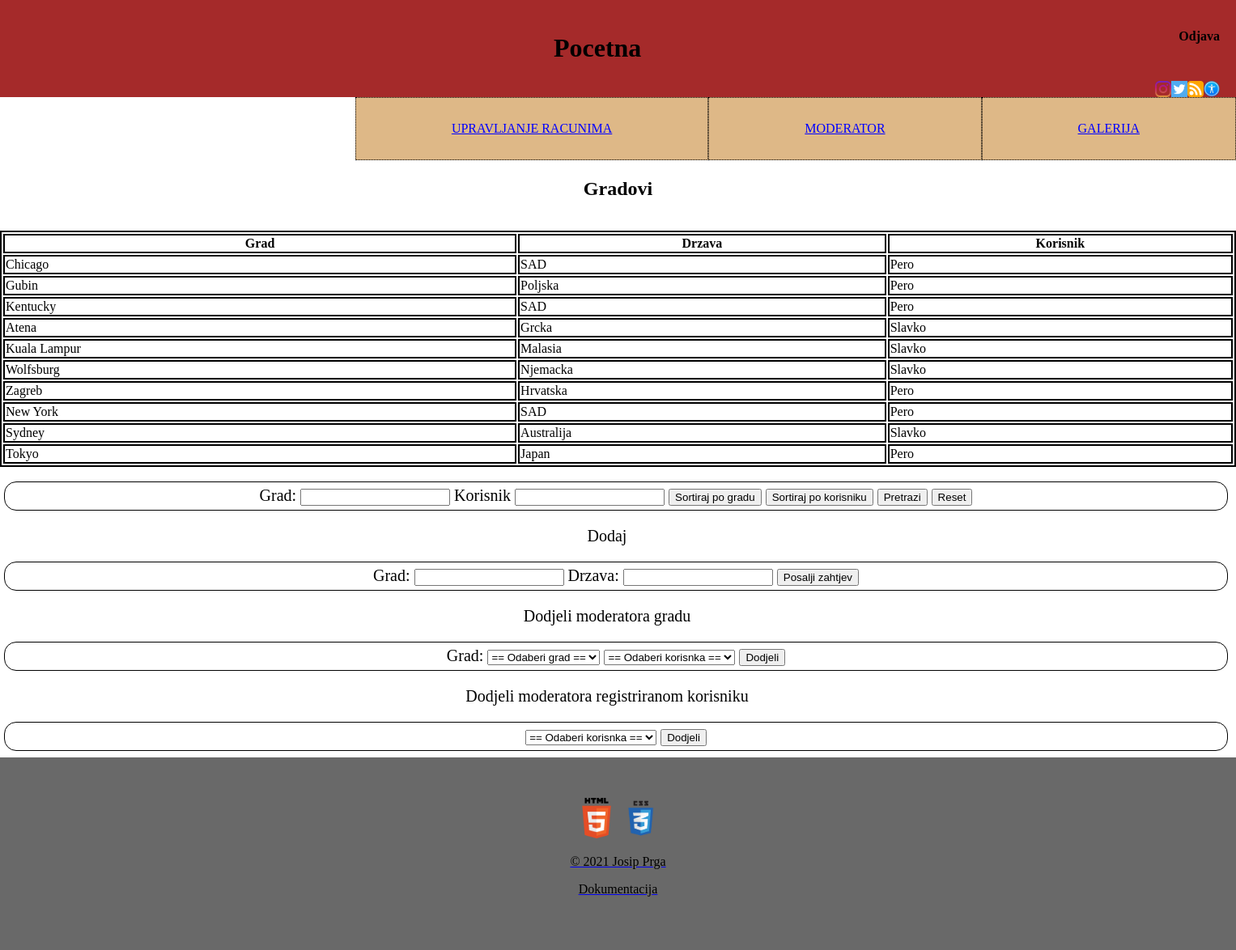
/PhpProject1/administratorPS.php, run on the app's committed database.
### tables this page shows
CREATE TABLE `lokacija` (
  `lokacija_id` int(11) NOT NULL,
  `lokacija_korisnik` int(11) DEFAULT NULL,
  `lokacija_grad` varchar(45) NOT NULL,
  `lokacija_drzava` varchar(45) NOT NULL
);

CREATE TABLE `korisnik` (
  `korisnik_id` int(11) NOT NULL,
  `tipkorisnika_id` int(11) NOT NULL,
  `korisnik_email` varchar(45) NOT NULL,
  `korisnik_naziv` varchar(45) NOT NULL,
  `korisnik_lozinka` varchar(45) NOT NULL,
  `korisnik_lozinkaSHA` varchar(70) DEFAULT NULL,
  `korisnik_ime` varchar(45) NOT NULL,
  `korisnik_datumRodj` date DEFAULT NULL,
  `korisnik_aktiviran` varchar(10) DEFAULT NULL,
  `korisnik_blokiran` int(11) DEFAULT '0',
  `korisnik_zahtjevBlokiran` int(11) DEFAULT '0'
);

### PhpProject1/baza.class.php (called while the page is built, shortened)
<?php
class Baza {
    private $veza = null;
    function spojiDB() {
        $this->veza = new mysqli(self::server, self::korisnik, self::lozinka, self::baza);
        $this->veza->set_charset("utf8");
        return $this->veza;
    }
    function selectDB($upit) {
        $rezultat = $this->veza->query($upit);
        return $rezultat;
    }
}
?>

### PhpProject1/administratorPS.php (the view, shortened to what this page needs)
<?php
include 'baza.class.php';
$veza = new Baza();
?>
<!DOCTYPE html>
<html>
    <head>
        <link href="CSS/jprga.css" type = "text/css" rel = "stylesheet" id="stylesheet"/>
    </head>
    <body id="tijelo">
        <header>
            <a href="odjava.php"><p style="float:right">Odjava</p></a>
            <h1>Pocetna</h1>
            <a href="#"><img src="multimedija/ikona_pristupacnosti.png" id="ikonaPoc" alt="pristupanost" width="20" style="float:right"/></a>
            <img src="multimedija/rss.png" alt="RSS" width="20" style="float:right"/>
            <img src="multimedija/twitter.png" alt="twitter" width="20" style="float:right"/>
            <img src="multimedija/instagram.png" alt="instgram" width="20" style="float:right" />
        </header>
        <nav>
            <ul>
                <li><a href="galerija.php">Galerija</a> </li>
                <li><a href="pocetnaMod.php">Moderator</a> </li>
                <li><a href="Pomocni/BlokiranjeRacuna.php">Upravljanje racunima</a> </li>
            </ul>
        </nav>
        <section id="prazniProstor">
        </section>
        <h2> Gradovi </h2><br>
        <section id="pocetak">
            <table id="tablica">
                <thead> <tr><th>Grad</th>
                        <th>Drzava</th>
                        <th>Korisnik</th>
                    </tr>
                </thead><tbody>
<?php
if (isset($_GET['submitSortKori'])) {
    $veza->SpojiDB();
    $upit = "SELECT lokacija_grad as Grad, lokacija_drzava as Drzava, korisnik_naziv as Korisnik FROM WebDiP2020x073.lokacija, WebDiP2020x073.korisnik where lokacija_korisnik=korisnik_id order by Korisnik;";
    $rezultat = $veza->SelectDB($upit);
} elseif (isset($_GET['submitSortGrad'])) {
    $veza->SpojiDB();
    $upit = "SELECT lokacija_grad as Grad, lokacija_drzava as Drzava, korisnik_naziv as Korisnik FROM WebDiP2020x073.lokacija, WebDiP2020x073.korisnik where lokacija_korisnik=korisnik_id order by Grad;";
    $rezultat = $veza->SelectDB($upit);
} else {
    $veza->SpojiDB();
    $upit = "SELECT lokacija_grad as Grad, lokacija_drzava as Drzava, korisnik_naziv as Korisnik FROM WebDiP2020x073.lokacija, WebDiP2020x073.korisnik where lokacija_korisnik=korisnik_id;";
    $rezultat = $veza->SelectDB($upit);
}
while ($red = mysqli_fetch_array($rezultat)) {
    echo "<tr><td>" . $red['Grad'] . "</td><td>" . $red['Drzava'] . "</td><td>" . $red['Korisnik'] . "</td></tr>";
}
echo "</tbody></table>";
?>
                <section id="pocetakZahtjeva">
                    <form name="pretraga" id="pretraga" method="get" action="administratorPS.php">
                        <label for="gradPret">Grad:</label>
                        <input name="gradPret" id="gradPret" type="text"/>
                        <label for="korisnikPret">Korisnik</label>
                        <input id="korisnikPret" name="korisnikPret" type="text"/>
                        <input name="submitSortGrad" type="submit" value="Sortiraj po gradu"/>
                        <input name="submitSortKori" type="submit" value="Sortiraj po korisniku"/>
                        <input name="submitPret" type="submit" value="Pretrazi"/>
                        <input type="submit" name="reset" value="Reset"/>
                    </form>
                    <p>Dodaj</p>
                    <form name="zahtjev" id="zahtjev" method="get" action="administratorPS.php">
                        <label for="grad">Grad: </label>
                        <input id="grad" name="grad" type="text" required="required"/>
                        <label for="drzava">Drzava: </label>
                        <input id="drzava" name="drzava" type="text"  required="required" />
                        <input name="submit3" type="submit" value="Posalji zahtjev" />
                    </form>
                    <p>Dodjeli moderatora gradu</p>
                    <form name="dodjela" id="dodjela" method="get" action="administratorPS.php">
                        <label for="gradovi">Grad: </label>
                        <select id="gradovi" name="gradovi" required="required">
<?php
echo "<option value='-1' selected='selected'>== Odaberi grad ==</option>";
?>
                        </select>
                        <select id="korisnici" name="korisnici" required="required">
                            <?php
                            echo "<option value='-1' selected='selected'>== Odaberi korisnka ==</option>";
                            ?>
                        </select>
                        <input name="submitDodjela" type="submit" value="Dodjeli" />
                    </form>
                    <p>Dodjeli moderatora registriranom korisniku</p>
                    <form name="dodjelaMod" id="dodjelaMod" method="get" action="administratorPS.php">
                        <select id="korisnici" name="korisnici" required="required">
<?php
echo "<option value='-1' selected='selected'>== Odaberi korisnka ==</option>";
?>
                        </select>
                        <input name="submitDodjelaMod" type="submit" value="Dodjeli" />
                    </form>
                </section>
                <footer>
                    <a href="https://validator.w3.org/check?uri=http://barka.foi.hr/WebDiP/2020_projekti/WebDiP2020x073/administratorPS.php"><img src="multimedija/HTML5.png" width="50" alt="HTML5"/></a>
                    <a href="https://jigsaw.w3.org/css-validator/validator?uri=http://barka.foi.hr/WebDiP/2020_projekti/WebDiP2020x073/CSS/jprga.css"><img src="multimedija/CSS3.png" width="50" alt="CSS3"/></a>
                    <a href="o_autoru.html"><p>&copy; 2021 Josip Prga</p></a>
                    <a href="dokumentacija.html"><p>Dokumentacija</p></a>
                </footer>
                </body>
                </html>

### PhpProject1/CSS/jprga.css (style rules this page uses)
body { color: black; font-family: "Arial"; margin: auto; background-size: 100%; }
header { text-align: center; padding: 20px; background: brown; font-weight: bold; color: black; }
h1, footer { text-align: center; }
footer { text-align: center; padding: 50px; background-color: dimgray; clear:both; }
li { color: black; }
nav { width: 100%; background-color: white; }
nav > ul { list-style:none; width:100%; margin: 0; padding:0; line-height: 1; }
nav > ul li { display:inline; list-style-type:none; position: relative; }
nav > ul li a { display: block; border-style:dotted; border-width:1px; border-color:black; color:blue; text-transform:uppercase; padding: 30px 118px; float: right; background-color: burlywood; margin: 0 auto; }
form { border-radius: 15px; margin: 5px; padding: 5px; border-style: solid; border-width: 1px; width:100%; }
p { color: black; text-align: center; }
@media screen and (max-width: 1900px) { body { background-color: white; font-family: "Calibri"; } }
@media screen and (max-width: 1900px) { table { width: 100%; } }
table, th, td { border:2px solid black; color:black; }
h2 { text-align: center; color: black; }
#prazniProstor { width: 500px; height: 80px; }
#pocetakZahtjeva { width: 1500px; color: black; padding-top:5px; margin-top: 8px; margin-bottom: 8px; font-size: 20px; text-align: center; }

### data on the page
lokacija: lokacija_grad "Chicago", lokacija_drzava "SAD", korisnik.korisnik_naziv "Pero"
lokacija: lokacija_grad "Gubin", lokacija_drzava "Poljska", korisnik.korisnik_naziv "Pero"
lokacija: lokacija_grad "Kentucky", lokacija_drzava "SAD", korisnik.korisnik_naziv "Pero"
lokacija: lokacija_grad "Atena", lokacija_drzava "Grcka", korisnik.korisnik_naziv "Slavko"
lokacija: lokacija_grad "Kuala Lampur", lokacija_drzava "Malasia", korisnik.korisnik_naziv "Slavko"
lokacija: lokacija_grad "Wolfsburg", lokacija_drzava "Njemacka", korisnik.korisnik_naziv "Slavko"
lokacija: lokacija_grad "Zagreb", lokacija_drzava "Hrvatska", korisnik.korisnik_naziv "Pero"
lokacija: lokacija_grad "New York", lokacija_drzava "SAD", korisnik.korisnik_naziv "Pero"
lokacija: lokacija_grad "Sydney", lokacija_drzava "Australija", korisnik.korisnik_naziv "Slavko"
lokacija: lokacija_grad "Tokyo", lokacija_drzava "Japan", korisnik.korisnik_naziv "Pero"
